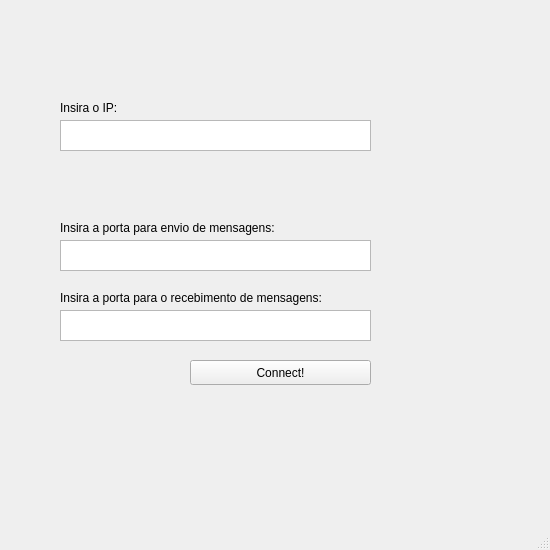
<?xml version="1.0" encoding="UTF-8"?>
<ui version="4.0">
 <class>MainWindow</class>
 <widget class="QMainWindow" name="MainWindow">
  <property name="geometry">
   <rect>
    <x>0</x>
    <y>0</y>
    <width>550</width>
    <height>550</height>
   </rect>
  </property>
  <property name="windowTitle">
   <string>MainWindow</string>
  </property>
  <widget class="QWidget" name="centralwidget">
   <widget class="QPlainTextEdit" name="Input_IP">
    <property name="geometry">
     <rect>
      <x>60</x>
      <y>120</y>
      <width>311</width>
      <height>31</height>
     </rect>
    </property>
   </widget>
   <widget class="QPlainTextEdit" name="PortSend">
    <property name="geometry">
     <rect>
      <x>60</x>
      <y>240</y>
      <width>311</width>
      <height>31</height>
     </rect>
    </property>
   </widget>
   <widget class="QPlainTextEdit" name="PortReceive">
    <property name="geometry">
     <rect>
      <x>60</x>
      <y>310</y>
      <width>311</width>
      <height>31</height>
     </rect>
    </property>
   </widget>
   <widget class="QLabel" name="label">
    <property name="geometry">
     <rect>
      <x>60</x>
      <y>100</y>
      <width>71</width>
      <height>16</height>
     </rect>
    </property>
    <property name="text">
     <string>Insira o IP:</string>
    </property>
   </widget>
   <widget class="QLabel" name="label_2">
    <property name="geometry">
     <rect>
      <x>60</x>
      <y>220</y>
      <width>241</width>
      <height>16</height>
     </rect>
    </property>
    <property name="text">
     <string>Insira a porta para envio de mensagens:</string>
    </property>
   </widget>
   <widget class="QLabel" name="label_3">
    <property name="geometry">
     <rect>
      <x>60</x>
      <y>290</y>
      <width>311</width>
      <height>16</height>
     </rect>
    </property>
    <property name="text">
     <string>Insira a porta para o recebimento de mensagens:</string>
    </property>
   </widget>
   <widget class="QPushButton" name="connect_button">
    <property name="geometry">
     <rect>
      <x>190</x>
      <y>360</y>
      <width>181</width>
      <height>25</height>
     </rect>
    </property>
    <property name="text">
     <string>Connect!</string>
    </property>
   </widget>
  </widget>
  <widget class="QMenuBar" name="menubar">
   <property name="geometry">
    <rect>
     <x>0</x>
     <y>0</y>
     <width>550</width>
     <height>25</height>
    </rect>
   </property>
  </widget>
  <widget class="QStatusBar" name="statusbar"/>
 </widget>
 <resources/>
 <connections/>
</ui>
